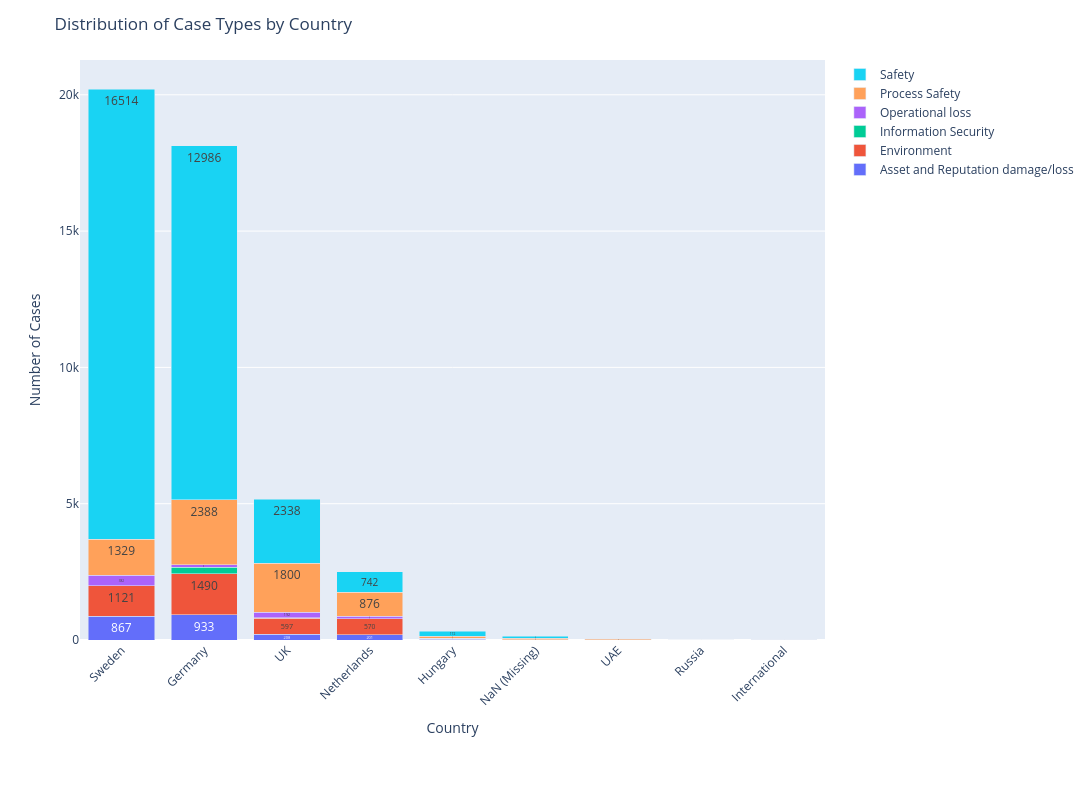

The notebook cell this image was saved under:
### Code cell
import plotly.graph_objects as go

# Prepare data for visualization
# Reset index to make SL_COUNTRY a column
plot_data = country_case_counts.reset_index()

# Create stacked bar chart
fig = go.Figure()

# Add bars for each case type
for case_type in country_case_counts.columns:
    if case_type != 'Total Cases':  # Skip the total column
        fig.add_trace(go.Bar(
            name=case_type,
            x=plot_data['SL_COUNTRY'],
            y=plot_data[case_type],
            text=plot_data[case_type],  # Show values on bars
            textposition='inside'
        ))

# Update layout
fig.update_layout(
    title='Distribution of Case Types by Country',
    xaxis_title='Country',
    yaxis_title='Number of Cases',
    barmode='stack',
    showlegend=True,
    xaxis_tickangle=-45,
    height=800,  # Make plot taller
    width=1400,  # Make plot wider
    margin=dict(t=60, b=160)  # Adjust margins
)

# Show total values on top of stacked bars
fig.update_traces(texttemplate='%{text}')

fig.show()

### Figure 1 — Plotly figure (JSON) as saved in the notebook; plotly's stock layout.template omitted (floating-point values rounded to 4 significant figures)
{"data": [{"name": "Asset and Reputation damage/loss", "text": [867, 933, 208, 201, 26, 2, 2, 0, 0], "textposition": "inside", "texttemplate": "%{text}", "type": "bar", "x": ["Sweden", "Germany", "UK", "Netherlands", "Hungary", "NaN (Missing)", "UAE", "Russia", "International"], "y": [867, 933, 208, 201, 26, 2, 2, 0, 0]}, {"name": "Environment", "text": [1121, 1490, 597, 570, 32, 9, 3, 0, 0], "textposition": "inside", "texttemplate": "%{text}", "type": "bar", "x": ["Sweden", "Germany", "UK", "Netherlands", "Hungary", "NaN (Missing)", "UAE", "Russia", "International"], "y": [1121, 1490, 597, 570, 32, 9, 3, 0, 0]}, {"name": "Information Security", "text": [0, 243, 20, 17, 0, 1, 0, 0, 0], "textposition": "inside", "texttemplate": "%{text}", "type": "bar", "x": ["Sweden", "Germany", "UK", "Netherlands", "Hungary", "NaN (Missing)", "UAE", "Russia", "International"], "y": [0, 243, 20, 17, 0, 1, 0, 0, 0]}, {"name": "Operational loss", "text": [382, 92, 192, 90, 0, 3, 0, 0, 0], "textposition": "inside", "texttemplate": "%{text}", "type": "bar", "x": ["Sweden", "Germany", "UK", "Netherlands", "Hungary", "NaN (Missing)", "UAE", "Russia", "International"], "y": [382, 92, 192, 90, 0, 3, 0, 0, 0]}, {"name": "Process Safety", "text": [1329, 2388, 1800, 876, 87, 49, 35, 0, 4], "textposition": "inside", "texttemplate": "%{text}", "type": "bar", "x": ["Sweden", "Germany", "UK", "Netherlands", "Hungary", "NaN (Missing)", "UAE", "Russia", "International"], "y": [1329, 2388, 1800, 876, 87, 49, 35, 0, 4]}, {"name": "Safety", "text": [16514, 12986, 2338, 742, 172, 75, 0, 10, 5], "textposition": "inside", "texttemplate": "%{text}", "type": "bar", "x": ["Sweden", "Germany", "UK", "Netherlands", "Hungary", "NaN (Missing)", "UAE", "Russia", "International"], "y": [16514, 12986, 2338, 742, 172, 75, 0, 10, 5]}], "layout": {"barmode": "stack", "height": 800, "margin": {"b": 160, "t": 60}, "showlegend": true, "title": {"text": "Distribution of Case Types by Country"}, "width": 1400, "xaxis": {"tickangle": -45, "title": {"text": "Country"}}, "yaxis": {"title": {"text": "Number of Cases"}}}}
